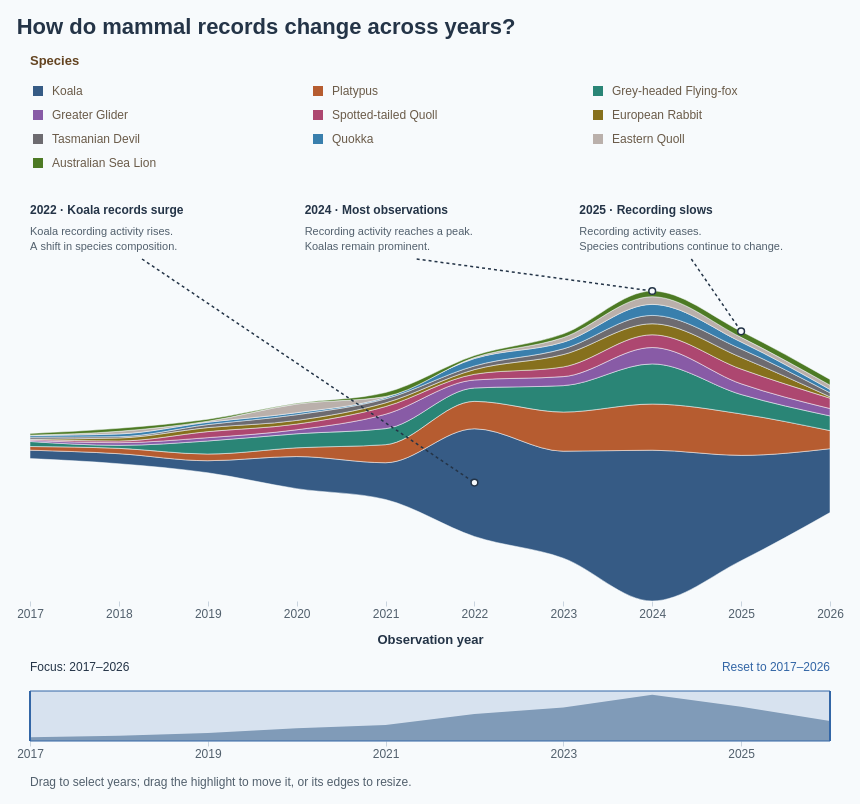

Write a Vega-Lite specification for this figure.
### Vega specification from a JSON file in a GitHub repository (floating-point values rounded to 4 significant figures)
{"$schema": "https://vega.github.io/schema/vega/v5.json", "description": "Streamgraph of wildlife observation composition in 2017–2026, showing the top ten species selected within the selected observation years, with 4,139 records in the displayed ten available years. Source: Dataset/observations-794195.csv. Species selected by observation count in the selected years; subspecies combined by the first two scientific-name components. Includes records without coordinates. Zero-count species-years retained. Annual counts use observation dates. A centered stack gives a streamgraph: band thickness represents observation count; vertical band position has no numeric meaning. Monotone interpolation smoothly connects the recorded annual values; curves between years are visual interpolation, not additional observations. Tooltip shares use the total of the displayed ten species in the given year. Hover or click bands or legend to highlight; click again, Clear highlight, or Escape clears selection. Counts reflect recording activity, not animal abundance. Drag outside the highlighted overview range to select years; drag the highlight to move the range, or drag either edge to resize it. Use Reset to restore 2017–2026. Legend totals cover the full period. Species colours match the ten-species palette in BumpChart.vg.json; species selection uses the selected years; annual counts and legend totals cover 2017–2026. Three in-chart annotations highlight the 2022 Koala increase, the 2024 annual-total peak, and the 2025 decline; anchors use the current centered stack and annotations hide when their year is outside the focus range. Uses the 10 most recent available observation years (2017–2026), including partial 2026.", "width": 800, "height": 400, "padding": 16, "background": "#f7fafc", "title": {"text": "How do mammal records change across years?", "anchor": "start", "font": "Arial", "fontSize": 22, "color": "#243447", "offset": 16, "fontWeight": "bold"}, "signals": [{"name": "pointerScale", "value": 1}, {"name": "pointerOffset", "value": 0}, {"name": "minYear", "value": 2017}, {"name": "maxYear", "value": 2026}, {"name": "brushDragStart", "value": {"year": 2017, "range": [2017, 2026]}, "on": [{"events": "@brushSelection:mousedown, @brushHandle0:mousedown, @brushHandle1:mousedown", "update": "{year: invert('overviewX', ((x() + pointerOffset) / pointerScale - pointerOffset)), range: slice(yearRange), mode: (yearRange[0] === minYear && yearRange[1] === maxYear) || event.shiftKey ? 'new' : 'move'}"}]}, {"name": "yearRange", "value": [2017, 2026], "on": [{"events": "@brushTarget:mousedown", "update": "[round(clamp(invert('overviewX', ((x() + pointerOffset) / pointerScale - pointerOffset)), minYear, maxYear)), round(clamp(invert('overviewX', ((x() + pointerOffset) / pointerScale - pointerOffset)), minYear, maxYear))]"}, {"events": "@brushSelection:mousedown", "update": "(yearRange[0] === minYear && yearRange[1] === maxYear) || event.shiftKey ? [round(clamp(invert('overviewX', ((x() + pointerOffset) / pointerScale - pointerOffset)), minYear, maxYear)), round(clamp(invert('overviewX', ((x() + pointerOffset) / pointerScale - pointerOffset)), minYear, maxYear))] : yearRange"}, {"events": "[@brushTarget:mousedown, window:mouseup] > window:mousemove!", "update": "[min(brushAnchor, round(clamp(invert('overviewX', ((x() + pointerOffset) / pointerScale - pointerOffset)), minYear, maxYear))), max(brushAnchor, round(clamp(invert('overviewX', ((x() + pointerOffset) / pointerScale - pointerOffset)), minYear, maxYear)))]"}, {"events": "[@brushSelection:mousedown, window:mouseup] > window:mousemove!", "update": "brushDragStart.mode === 'new' ? [min(round(brushDragStart.year), round(clamp(invert('overviewX', ((x() + pointerOffset) / pointerScale - pointerOffset)), minYear, maxYear))), max(round(brushDragStart.year), round(clamp(invert('overviewX', ((x() + pointerOffset) / pointerScale - pointerOffset)), minYear, maxYear)))] : [brushDragStart.range[0] + clamp(round(invert('overviewX', ((x() + pointerOffset) / pointerScale - pointerOffset)) - brushDragStart.year), minYear - brushDragStart.range[0], maxYear - brushDragStart.range[1]), brushDragStart.range[1] + clamp(round(invert('overviewX', ((x() + pointerOffset) / pointerScale - pointerOffset)) - brushDragStart.year), minYear - brushDragStart.range[0], maxYear - brushDragStart.range[1])]"}, {"events": "[@brushHandle0:mousedown, window:mouseup] > window:mousemove!", "update": "[round(clamp(invert('overviewX', ((x() + pointerOffset) / pointerScale - pointerOffset)), minYear, brushDragStart.range[1])), brushDragStart.range[1]]"}, {"events": "[@brushHandle1:mousedown, window:mouseup] > window:mousemove!", "update": "[brushDragStart.range[0], round(clamp(invert('overviewX', ((x() + pointerOffset) / pointerScale - pointerOffset)), brushDragStart.range[0], maxYear))]"}, {"events": "@resetYears:click", "update": "[minYear, maxYear]"}]}, {"name": "brushAnchor", "value": 2017, "on": [{"events": "@brushTarget:mousedown", "update": "round(clamp(invert('overviewX', ((x() + pointerOffset) / pointerScale - pointerOffset)), minYear, maxYear))"}]}, {"name": "hoveredSpecies", "value": null, "on": [{"events": "@speciesAreas:mouseover, @yearPoints:mouseover, @legendSymbols:mouseover, @legendLabels:mouseover", "update": "datum.species"}, {"events": "@speciesAreas:mouseout, @yearPoints:mouseout, @legendSymbols:mouseout, @legendLabels:mouseout", "update": "null"}]}, {"name": "selectedSpecies", "value": null, "on": [{"events": "@speciesAreas:click, @yearPoints:click, @legendSymbols:click, @legendLabels:click", "update": "selectedSpecies == datum.species ? null : datum.species"}, {"events": "window:keydown[event.key === 'Escape']", "update": "null"}]}, {"name": "activeSpecies", "update": "hoveredSpecies != null ? hoveredSpecies : selectedSpecies"}, {"name": "legendColumnWidth", "value": 280}, {"name": "legendSymbolSize", "value": 100}], "data": [{"name": "annualCounts", "values": [{"year": 2017, "species": "Koala", "count": 25, "order": 0}, {"year": 2017, "species": "Platypus", "count": 11, "order": 1}, {"year": 2017, "species": "Grey-headed Flying-fox", "count": 15, "order": 2}, {"year": 2017, "species": "Greater Glider", "count": 3, "order": 3}, {"year": 2017, "species": "Spotted-tailed Quoll", "count": 3, "order": 4}, {"year": 2017, "species": "European Rabbit", "count": 1, "order": 5}, {"year": 2017, "species": "Tasmanian Devil", "count": 6, "order": 6}, {"year": 2017, "species": "Quokka", "count": 5, "order": 7}, {"year": 2017, "species": "Eastern Quoll", "count": 1, "order": 8}, {"year": 2017, "species": "Australian Sea Lion", "count": 5, "order": 9}, {"year": 2018, "species": "Koala", "count": 30, "order": 0}, {"year": 2018, "species": "Platypus", "count": 16, "order": 1}, {"year": 2018, "species": "Grey-headed Flying-fox", "count": 9, "order": 2}, {"year": 2018, "species": "Greater Glider", "count": 8, "order": 3}, {"year": 2018, "species": "Spotted-tailed Quoll", "count": 5, "order": 4}, {"year": 2018, "species": "European Rabbit", "count": 9, "order": 5}, {"year": 2018, "species": "Tasmanian Devil", "count": 4, "order": 6}, {"year": 2018, "species": "Quokka", "count": 8, "order": 7}, {"year": 2018, "species": "Eastern Quoll", "count": 8, "order": 8}, {"year": 2018, "species": "Australian Sea Lion", "count": 9, "order": 9}, {"year": 2019, "species": "Koala", "count": 36, "order": 0}, {"year": 2019, "species": "Platypus", "count": 20, "order": 1}, {"year": 2019, "species": "Grey-headed Flying-fox", "count": 39, "order": 2}, {"year": 2019, "species": "Greater Glider", "count": 10, "order": 3}, {"year": 2019, "species": "Spotted-tailed Quoll", "count": 18, "order": 4}, {"year": 2019, "species": "European Rabbit", "count": 12, "order": 5}, {"year": 2019, "species": "Tasmanian Devil", "count": 9, "order": 6}, {"year": 2019, "species": "Quokka", "count": 7, "order": 7}, {"year": 2019, "species": "Eastern Quoll", "count": 3, "order": 8}, {"year": 2019, "species": "Australian Sea Lion", "count": 6, "order": 9}, {"year": 2020, "species": "Koala", "count": 96, "order": 0}, {"year": 2020, "species": "Platypus", "count": 26, "order": 1}, {"year": 2020, "species": "Grey-headed Flying-fox", "count": 42, "order": 2}, {"year": 2020, "species": "Greater Glider", "count": 12, "order": 3}, {"year": 2020, "species": "Spotted-tailed Quoll", "count": 17, "order": 4}, {"year": 2020, "species": "European Rabbit", "count": 11, "order": 5}, {"year": 2020, "species": "Tasmanian Devil", "count": 17, "order": 6}, {"year": 2020, "species": "Quokka", "count": 6, "order": 7}, {"year": 2020, "species": "Eastern Quoll", "count": 26, "order": 8}, {"year": 2020, "species": "Australian Sea Lion", "count": 2, "order": 9}, {"year": 2021, "species": "Koala", "count": 110, "order": 0}, {"year": 2021, "species": "Platypus", "count": 54, "order": 1}, {"year": 2021, "species": "Grey-headed Flying-fox", "count": 48, "order": 2}, {"year": 2021, "species": "Greater Glider", "count": 43, "order": 3}, {"year": 2021, "species": "Spotted-tailed Quoll", "count": 23, "order": 4}, {"year": 2021, "species": "European Rabbit", "count": 11, "order": 5}, {"year": 2021, "species": "Tasmanian Devil", "count": 12, "order": 6}, {"year": 2021, "species": "Quokka", "count": 4, "order": 7}, {"year": 2021, "species": "Eastern Quoll", "count": 3, "order": 8}, {"year": 2021, "species": "Australian Sea Lion", "count": 12, "order": 9}, {"year": 2022, "species": "Koala", "count": 322, "order": 0}, {"year": 2022, "species": "Platypus", "count": 82, "order": 1}, {"year": 2022, "species": "Grey-headed Flying-fox", "count": 40, "order": 2}, {"year": 2022, "species": "Greater Glider", "count": 24, "order": 3}, {"year": 2022, "species": "Spotted-tailed Quoll", "count": 17, "order": 4}, {"year": 2022, "species": "European Rabbit", "count": 14, "order": 5}, {"year": 2022, "species": "Tasmanian Devil", "count": 11, "order": 6}, {"year": 2022, "species": "Quokka", "count": 22, "order": 7}, {"year": 2022, "species": "Eastern Quoll", "count": 3, "order": 8}, {"year": 2022, "species": "Australian Sea Lion", "count": 6, "order": 9}, {"year": 2023, "species": "Koala", "count": 320, "order": 0}, {"year": 2023, "species": "Platypus", "count": 117, "order": 1}, {"year": 2023, "species": "Grey-headed Flying-fox", "count": 79, "order": 2}, {"year": 2023, "species": "Greater Glider", "count": 27, "order": 3}, {"year": 2023, "species": "Spotted-tailed Quoll", "count": 29, "order": 4}, {"year": 2023, "species": "European Rabbit", "count": 37, "order": 5}, {"year": 2023, "species": "Tasmanian Devil", "count": 17, "order": 6}, {"year": 2023, "species": "Quokka", "count": 20, "order": 7}, {"year": 2023, "species": "Eastern Quoll", "count": 14, "order": 8}, {"year": 2023, "species": "Australian Sea Lion", "count": 11, "order": 9}, {"year": 2024, "species": "Koala", "count": 451, "order": 0}, {"year": 2024, "species": "Platypus", "count": 138, "order": 1}, {"year": 2024, "species": "Grey-headed Flying-fox", "count": 120, "order": 2}, {"year": 2024, "species": "Greater Glider", "count": 49, "order": 3}, {"year": 2024, "species": "Spotted-tailed Quoll", "count": 38, "order": 4}, {"year": 2024, "species": "European Rabbit", "count": 33, "order": 5}, {"year": 2024, "species": "Tasmanian Devil", "count": 25, "order": 6}, {"year": 2024, "species": "Quokka", "count": 33, "order": 7}, {"year": 2024, "species": "Eastern Quoll", "count": 23, "order": 8}, {"year": 2024, "species": "Australian Sea Lion", "count": 17, "order": 9}, {"year": 2025, "species": "Koala", "count": 315, "order": 0}, {"year": 2025, "species": "Platypus", "count": 124, "order": 1}, {"year": 2025, "species": "Grey-headed Flying-fox", "count": 58, "order": 2}, {"year": 2025, "species": "Greater Glider", "count": 32, "order": 3}, {"year": 2025, "species": "Spotted-tailed Quoll", "count": 44, "order": 4}, {"year": 2025, "species": "European Rabbit", "count": 35, "order": 5}, {"year": 2025, "species": "Tasmanian Devil", "count": 25, "order": 6}, {"year": 2025, "species": "Quokka", "count": 21, "order": 7}, {"year": 2025, "species": "Eastern Quoll", "count": 14, "order": 8}, {"year": 2025, "species": "Australian Sea Lion", "count": 18, "order": 9}, {"year": 2026, "species": "Koala", "count": 191, "order": 0}, {"year": 2026, "species": "Platypus", "count": 54, "order": 1}, {"year": 2026, "species": "Grey-headed Flying-fox", "count": 44, "order": 2}, {"year": 2026, "species": "Greater Glider", "count": 22, "order": 3}, {"year": 2026, "species": "Spotted-tailed Quoll", "count": 31, "order": 4}, {"year": 2026, "species": "European Rabbit", "count": 4, "order": 5}, {"year": 2026, "species": "Tasmanian Devil", "count": 12, "order": 6}, {"year": 2026, "species": "Quokka", "count": 10, "order": 7}, {"year": 2026, "species": "Eastern Quoll", "count": 13, "order": 8}, {"year": 2026, "species": "Australian Sea Lion", "count": 17, "order": 9}]}, {"name": "legendEntries", "values": [{"species": "Koala", "order": 0, "total": 1896}, {"species": "Platypus", "order": 1, "total": 642}, {"species": "Grey-headed Flying-fox", "order": 2, "total": 494}, {"species": "Greater Glider", "order": 3, "total": 230}, {"species": "Spotted-tailed Quoll", "order": 4, "total": 225}, {"species": "European Rabbit", "order": 5, "total": 167}, {"species": "Tasmanian Devil", "order": 6, "total": 138}, {"species": "Quokka", "order": 7, "total": 136}, {"species": "Eastern Quoll", "order": 8, "total": 108}, {"species": "Australian Sea Lion", "order": 9, "total": 103}]}, {"name": "focusedCounts", "source": "annualCounts", "transform": [{"type": "filter", "expr": "datum.year >= yearRange[0] && datum.year <= yearRange[1]"}, {"type": "joinaggregate", "groupby": ["year"], "fields": ["count"], "ops": ["sum"], "as": ["yearTotal"]}, {"type": "stack", "groupby": ["year"], "field": "count", "sort": {"field": "order", "order": "ascending"}, "as": ["y0", "y1"], "offset": "center"}]}, {"name": "yearTotals", "source": "annualCounts", "transform": [{"type": "aggregate", "groupby": ["year"], "fields": ["count"], "ops": ["sum"], "as": ["total"]}]}, {"name": "insightAnnotations", "source": "focusedCounts", "transform": [{"type": "filter", "expr": "(datum.year == 2022 && datum.species == 'Koala') || ((datum.year == 2024 || datum.year == 2025) && datum.order == 9)"}, {"type": "formula", "expr": "datum.year == 2022 ? 0 : datum.year == 2024 ? width / 3 + 8 : 2 * width / 3 + 16", "as": "labelX"}, {"type": "formula", "expr": "datum.year == 2022 ? '2022 · Koala records surge' : datum.year == 2024 ? '2024 · Most observations' : '2025 · Recording slows'", "as": "heading"}, {"type": "formula", "expr": "datum.year == 2022 ? 'Koala recording activity rises.' : datum.year == 2024 ? 'Recording activity reaches a peak.' : 'Recording activity eases.'", "as": "detail"}, {"type": "formula", "expr": "datum.year == 2022 ? 'A shift in species composition.' : datum.year == 2024 ? 'Koalas remain prominent.' : 'Species contributions continue to change.'", "as": "detail2"}, {"type": "formula", "expr": "datum.year == 2022 ? (datum.y0 + datum.y1) / 2 : datum.y1", "as": "anchorY"}]}], "scales": [{"name": "x", "type": "linear", "domain": {"signal": "yearRange[0] === yearRange[1] ? [yearRange[0] - 0.5, yearRange[1] + 0.5] : yearRange"}, "range": "width", "zero": false, "nice": false}, {"name": "y", "type": "linear", "domain": {"data": "focusedCounts", "fields": ["y0", "y1"]}, "range": [{"signal": "height"}, 90], "zero": true, "nice": false}, {"name": "color", "type": "ordinal", "domain": ["Koala", "Platypus", "Grey-headed Flying-fox", "Greater Glider", "Spotted-tailed Quoll", "European Rabbit", "Quokka", "Tasmanian Devil", "Eastern Barred Bandicoot", "Numbat", "Australian Sea Lion", "Eastern Quoll"], "range": ["#365B85", "#B65C30", "#2A8576", "#885BA6", "#AD4770", "#86701D", "#397FAD", "#6D6B70", "#C17A24", "#5146A0", "#4D7A24", "#bab0ab"]}, {"name": "overviewX", "type": "linear", "domain": [2017, 2026], "range": "width", "zero": false}, {"name": "overviewY", "type": "linear", "domain": {"data": "yearTotals", "field": "total"}, "range": [{"signal": "height + 140"}, {"signal": "height + 90"}], "zero": true, "nice": true}], "axes": [{"scale": "x", "orient": "bottom", "title": "Observation year", "format": "d", "labelOverlap": true, "domain": false, "tickColor": "#c9d4df", "labelColor": "#52606d", "titleColor": "#243447", "titlePadding": 14, "tickCount": {"signal": "min(10, yearRange[1] - yearRange[0] + 1)"}, "tickMinStep": 1}, {"scale": "overviewX", "orient": "bottom", "offset": 140, "format": "d", "tickCount": 8, "labelOverlap": true, "title": null, "values": [2017, 2018, 2019, 2020, 2021, 2022, 2023, 2024, 2025, 2026], "domain": false, "tickColor": "#c9d4df", "labelColor": "#52606d"}], "marks": [{"name": "series", "type": "group", "from": {"facet": {"name": "seriesData", "data": "focusedCounts", "groupby": "species"}}, "marks": [{"name": "speciesAreas", "type": "area", "encode": {"update": {"x": {"scale": "x", "field": "year"}, "y": {"scale": "y", "field": "y1"}, "y2": {"scale": "y", "field": "y0"}, "fill": {"scale": "color", "field": "species"}, "fillOpacity": {"signal": "activeSpecies == null || activeSpecies == datum.species ? 1 : 0.16"}, "stroke": {"value": "#f7fafc"}, "strokeWidth": {"value": 0.5}, "cursor": {"value": "pointer"}, "tooltip": {"signal": "{'Species': datum.species, 'Year': datum.year, 'Observations': datum.count, 'Top 10 species in year': datum.yearTotal, 'Share of top 10 in year': datum.yearTotal ? format(datum.count / datum.yearTotal, '.1%') : 'No observations'}"}, "interpolate": {"value": "monotone"}, "description": {"signal": "datum.species + ', ' + datum.year + ': ' + datum.count + ' observations, ' + format(datum.count / datum.yearTotal, '.1%') + ' of the top ten species'"}}}, "from": {"data": "seriesData"}, "sort": {"field": "datum.year"}}]}, {"name": "yearPoints", "type": "symbol", "encode": {"update": {"x": {"scale": "x", "field": "year"}, "y": {"signal": "scale('y', (datum.y0 + datum.y1) / 2)"}, "size": {"value": 65}, "fill": {"scale": "color", "field": "species"}, "opacity": {"signal": "yearRange[0] == yearRange[1] ? (activeSpecies == null || activeSpecies == datum.species ? 1 : 0.16) : 0"}, "stroke": {"value": "#f7fafc"}, "strokeWidth": {"value": 1.5}, "cursor": {"value": "pointer"}, "tooltip": {"signal": "{'Species': datum.species, 'Year': datum.year, 'Observations': datum.count, 'Top 10 species in year': datum.yearTotal, 'Share of top 10 in year': datum.yearTotal ? format(datum.count / datum.yearTotal, '.1%') : 'No observations'}"}}}, "from": {"data": "focusedCounts"}}, {"name": "insightLeaders", "type": "rule", "interactive": false, "from": {"data": "insightAnnotations"}, "encode": {"update": {"x": {"signal": "datum.labelX + 112"}, "y": {"value": 58}, "x2": {"scale": "x", "field": "year"}, "y2": {"scale": "y", "field": "anchorY"}, "stroke": {"value": "#243447"}, "strokeWidth": {"value": 1.5}, "strokeDash": {"value": [3, 3]}, "opacity": {"value": 1}}}}, {"name": "insightAnchors", "type": "symbol", "interactive": false, "from": {"data": "insightAnnotations"}, "encode": {"update": {"x": {"scale": "x", "field": "year"}, "y": {"scale": "y", "field": "anchorY"}, "size": {"value": 45}, "fill": {"value": "#f7fafc"}, "stroke": {"value": "#243447"}, "strokeWidth": {"value": 1.5}}}}, {"name": "insightHeadings", "type": "text", "interactive": false, "from": {"data": "insightAnnotations"}, "encode": {"update": {"x": {"field": "labelX"}, "y": {"value": 4}, "baseline": {"value": "top"}, "text": {"field": "heading"}, "fontSize": {"value": 12}, "fontWeight": {"value": "bold"}, "fill": {"value": "#243447"}}}}, {"name": "insightDetails", "type": "text", "interactive": false, "from": {"data": "insightAnnotations"}, "encode": {"update": {"x": {"field": "labelX"}, "y": {"value": 25}, "baseline": {"value": "top"}, "text": {"field": "detail"}, "fontSize": {"value": 11}, "fill": {"value": "#52606d"}}}}, {"name": "insightDetailsSecondLine", "type": "text", "interactive": false, "from": {"data": "insightAnnotations"}, "encode": {"update": {"x": {"field": "labelX"}, "y": {"value": 40}, "baseline": {"value": "top"}, "text": {"field": "detail2"}, "fontSize": {"value": 11}, "fill": {"value": "#52606d"}}}}, {"name": "legendTitle", "type": "text", "encode": {"update": {"x": {"value": 0}, "y": {"value": -136}, "text": {"value": "Species"}, "fontWeight": {"value": "bold"}, "fill": {"value": "#634320"}, "fontSize": {"value": 13}, "font": {"value": "Arial"}}}, "interactive": false}, {"name": "legendSymbols", "type": "symbol", "encode": {"update": {"x": {"signal": "8 + (datum.order % 3) * legendColumnWidth"}, "y": {"signal": "-110 + floor(datum.order / 3) * 24"}, "shape": {"value": "square"}, "size": {"signal": "legendSymbolSize"}, "fill": {"scale": "color", "field": "species"}, "opacity": {"signal": "activeSpecies == null || activeSpecies == datum.species ? 1 : 0.16"}, "stroke": {"signal": "selectedSpecies == datum.species ? '#243447' : 'transparent'"}, "strokeWidth": {"value": 2}, "cursor": {"value": "pointer"}, "tooltip": {"signal": "{'Species': datum.species, 'Observations (2017–2026)': datum.total}"}}}, "from": {"data": "legendEntries"}}, {"name": "legendLabels", "type": "text", "encode": {"update": {"x": {"signal": "22 + (datum.order % 3) * legendColumnWidth"}, "y": {"signal": "-110 + floor(datum.order / 3) * 24"}, "baseline": {"value": "middle"}, "text": {"field": "species"}, "fontSize": {"value": 12}, "fill": {"value": "#6a5b49"}, "opacity": {"signal": "activeSpecies == null || activeSpecies == datum.species ? 1 : 0.16"}, "fontWeight": {"signal": "selectedSpecies == datum.species ? 'bold' : 'normal'"}, "cursor": {"value": "pointer"}, "font": {"value": "Arial"}}}, "from": {"data": "legendEntries"}}, {"name": "focusLabel", "type": "text", "encode": {"update": {"x": {"value": 0}, "y": {"signal": "height + 70"}, "text": {"signal": "'Focus: ' + yearRange[0] + '–' + yearRange[1]"}, "fontSize": {"value": 12}, "fill": {"value": "#243447"}}}, "interactive": false}, {"name": "overview", "type": "area", "encode": {"update": {"x": {"scale": "overviewX", "field": "year"}, "y": {"scale": "overviewY", "field": "total"}, "y2": {"signal": "height + 140"}, "fill": {"value": "#8fa6bb"}}}, "interactive": false, "sort": {"field": "datum.year"}, "from": {"data": "yearTotals"}}, {"name": "brushTarget", "type": "rect", "encode": {"update": {"x": {"value": 0}, "width": {"signal": "width"}, "y": {"signal": "height + 90"}, "height": {"value": 50}, "fill": {"value": "transparent"}, "cursor": {"value": "crosshair"}}}}, {"name": "brushSelection", "type": "rect", "encode": {"update": {"x": {"signal": "max(0, scale('overviewX', yearRange[0]) - (yearRange[0] === yearRange[1] ? 8 : 0))"}, "x2": {"signal": "min(width, scale('overviewX', yearRange[1]) + (yearRange[0] === yearRange[1] ? 8 : 0))"}, "y": {"signal": "height + 90"}, "y2": {"signal": "height + 140"}, "fill": {"value": "#3366a6"}, "fillOpacity": {"value": 0.16}, "stroke": {"value": "#3366a6"}, "cursor": {"signal": "yearRange[0] === minYear && yearRange[1] === maxYear ? 'crosshair' : 'move'"}}}, "interactive": true}, {"name": "brushEdge0", "type": "rule", "encode": {"update": {"x": {"signal": "scale('overviewX', yearRange[0])"}, "y": {"signal": "height + 90"}, "y2": {"signal": "height + 140"}, "stroke": {"value": "#3366a6"}, "strokeWidth": {"value": 2}}}, "interactive": false}, {"name": "brushEdge1", "type": "rule", "encode": {"update": {"x": {"signal": "scale('overviewX', yearRange[1])"}, "y": {"signal": "height + 90"}, "y2": {"signal": "height + 140"}, "stroke": {"value": "#3366a6"}, "strokeWidth": {"value": 2}}}, "interactive": false}, {"name": "brushHandle0", "type": "rect", "encode": {"update": {"x": {"signal": "scale('overviewX', yearRange[0]) - 5"}, "width": {"value": 10}, "y": {"signal": "height + 90"}, "height": {"value": 50}, "fill": {"value": "transparent"}, "cursor": {"value": "ew-resize"}}}}, {"name": "brushHandle1", "type": "rect", "encode": {"update": {"x": {"signal": "scale('overviewX', yearRange[1]) - 5"}, "width": {"value": 10}, "y": {"signal": "height + 90"}, "height": {"value": 50}, "fill": {"value": "transparent"}, "cursor": {"value": "ew-resize"}}}}, {"name": "resetYears", "type": "text", "encode": {"update": {"x": {"signal": "width"}, "y": {"signal": "height + 70"}, "text": {"value": "Reset to 2017–2026"}, "fill": {"value": "#3366a6"}, "fontSize": {"value": 12}, "cursor": {"value": "pointer"}, "align": {"value": "right"}, "baseline": {"value": "alphabetic"}}}}, {"name": "brushInstructions", "type": "text", "interactive": false, "encode": {"update": {"x": {"value": 0}, "y": {"signal": "height + 185"}, "text": {"value": "Drag to select years; drag the highlight to move it, or its edges to resize."}, "fontSize": {"value": 12}, "fill": {"value": "#52606d"}}}}], "config": {"text": {"font": "Arial"}, "axis": {"labelFont": "Arial", "titleFont": "Arial", "labelFontSize": 12, "titleFontSize": 13, "labelColor": "#52606d", "titleColor": "#243447", "titlePadding": 12, "domainColor": "#bac7d3", "tickColor": "#bac7d3"}, "legend": {"labelFont": "Arial", "titleFont": "Arial", "labelFontSize": 12, "titleFontSize": 13, "titleFontWeight": "bold", "labelColor": "#6a5b49", "titleColor": "#634320", "symbolType": "square", "symbolSize": 100, "rowPadding": 8, "columnPadding": 24, "labelOffset": 8}}, "usermeta": {"observationWindow": {"source": "Dataset/observations-794195.csv", "dateField": "observed_on", "years": [2017, 2018, 2019, 2020, 2021, 2022, 2023, 2024, 2025, 2026], "yearCount": 10, "includesPartialLatestYear": true}}}
